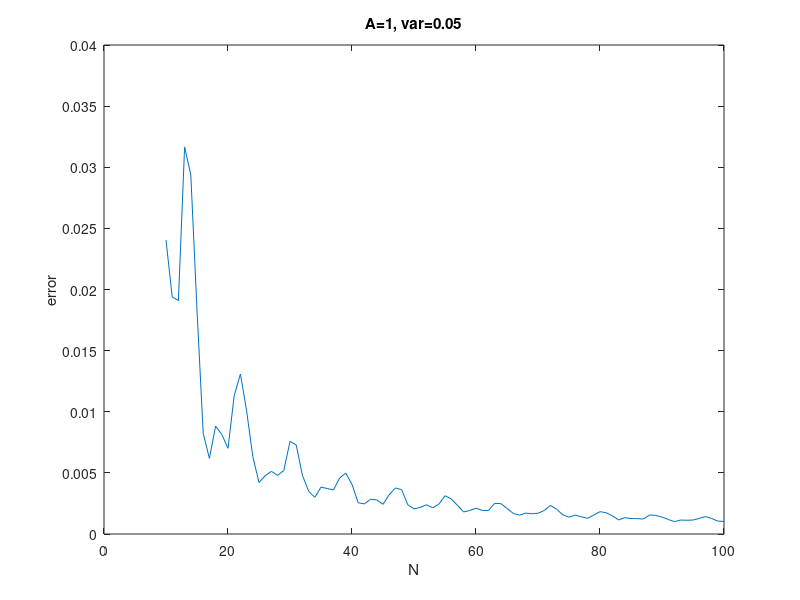
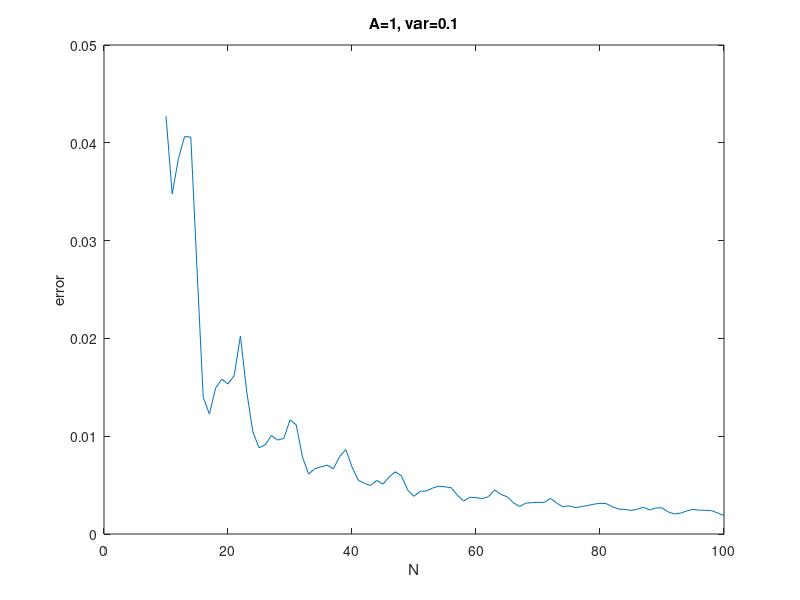
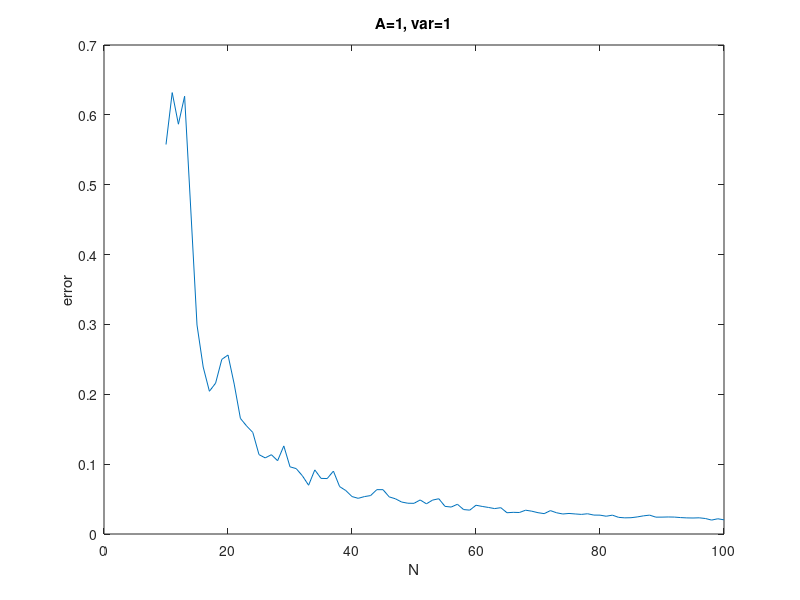
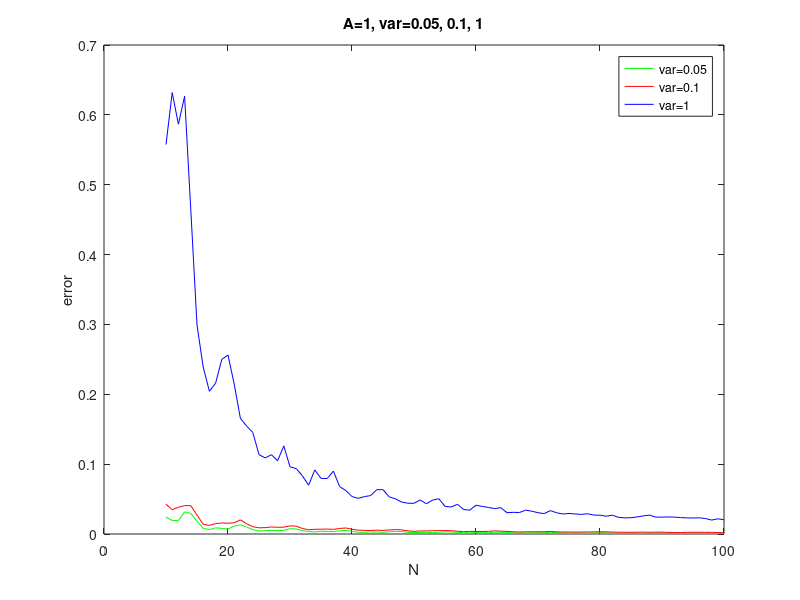

Here is the MATLAB script that generated these plots, in order:
clc; close all;clear all;
A = 1;
f = 0.06;
phi = pi/4;
v1 = 0.05;
v2 = 0.1;
v3 = 1;
N = 10:1:100;
M=1000;
%% (g)
err1=zeros(90,1);
for i=10:1:100
    tx1=[];
    tx2=[];
    tx3=[];
    fx1=[];
    fx2=[];
    tx=[];
    phi_by_formula1=zeros(M,1);
    phi_by_formula2=zeros(M,1);
    phi_by_formula3=zeros(M,1);
    for k=1:i
        fx1=[fx1;sin(2*pi*f*k)];
        fx2=[fx2;cos(2*pi*f*k)];
        tx=[tx;cos(2*pi*f*k+phi)];
    end
    for j=1:M
        t_x1=A*tx+normrnd(0,sqrt(v1),i,1);
        phi_by_formula1(j) = -atan((t_x1'*fx1)/(t_x1'*fx2));
        t_x2=A*tx+normrnd(0,sqrt(v2),i,1);
        phi_by_formula2(j) = -atan((t_x2'*fx1)/(t_x2'*fx2));
        t_x3=A*tx+normrnd(0,sqrt(v3),i,1);
        phi_by_formula3(j) = -atan((t_x3'*fx1)/(t_x3'*fx2));
    end
    err1(i-9) = sum((phi_by_formula1-phi).^2)/M;
    err2(i-9) = sum((phi_by_formula2-phi).^2)/M;
    err3(i-9) = sum((phi_by_formula3-phi).^2)/M;
end
figure;
plot(10:1:100,err1);
xlabel('N');ylabel('error');
title('A=1, var=0.05');
figure;
plot(10:1:100,err2);
xlabel('N');ylabel('error');
title('A=1, var=0.1');
figure;
plot(10:1:100,err3);
xlabel('N');ylabel('error');
title('A=1, var=1');

figure;
plot(10:1:100,err1,'g');
hold on;
plot(10:1:100,err2,'r');
hold on;
plot(10:1:100,err3,'b');
xlabel('N');ylabel('error');
title('A=1, var=0.05, 0.1, 1');
legend('var=0.05','var=0.1','var=1');